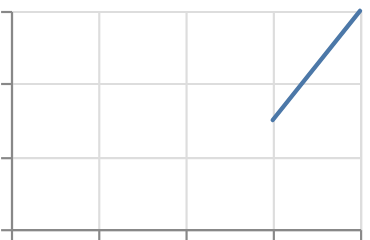

Express this chart as Vega-Lite.
### Vega-Lite specification from a JSON file in a GitHub repository (floating-point values rounded to 4 significant figures)
{"$schema": "https://vega.github.io/schema/vega-lite/v6.json", "description": "break-paths-show-path-domains is an alias of the default for a path mark", "padding": 5, "autosize": "none", "data": {"values": [{"c": "A", "x": 1, "y": 2, "s": 3, "t": "2024-01-01"}, {"c": "B", "x": 2, "y": null, "s": null, "t": "2024-02-01"}, {"c": "C", "x": 3, "y": null, "s": 4, "t": "2024-03-01"}, {"c": "D", "x": 4, "y": 3, "s": 7, "t": "2024-04-01"}, {"c": "E", "x": 5, "y": 6, "s": 2, "t": "2024-05-01"}]}, "width": 160, "height": 100, "mark": {"type": "trail", "invalid": "break-paths-show-path-domains"}, "encoding": {"x": {"field": "x", "type": "quantitative"}, "y": {"field": "y", "type": "quantitative"}}}
